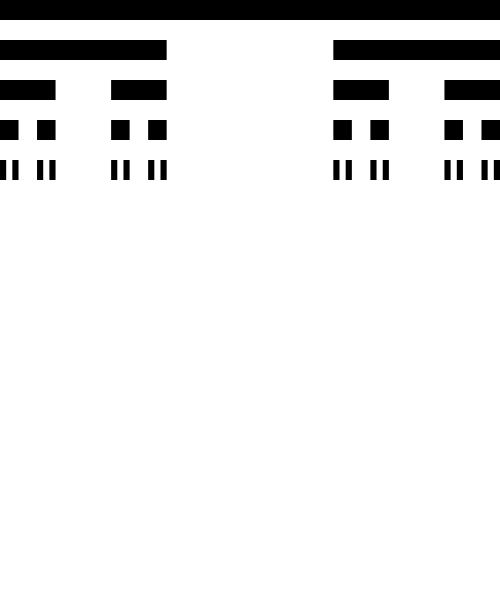
Frame 1 (no input)
Frame 2 (the mouse pressed at the canvas centre, redrawn once): identical to frame 1, image omitted

The p5.js sketch that drew this single still picture (run headless with seeded random() and noise() and a simulated clock; the mouse was pressed at the canvas centre and the sketch redrawn once):

// p5.js sketch
// ── sketch.js
function setup() {
  createCanvas(500, 600);
  noStroke();
  fill(0);
  cantor(0,0,width);
}

function draw() {
  noLoop();
}

function cantor(x, y, len) {
  var h = 40;
  rect(x, y, len, 20);

  if (len > 10) {
    cantor(x, y + h, len / 3);
    cantor(x + len * 2 / 3, y + h, len / 3);

  }
}
